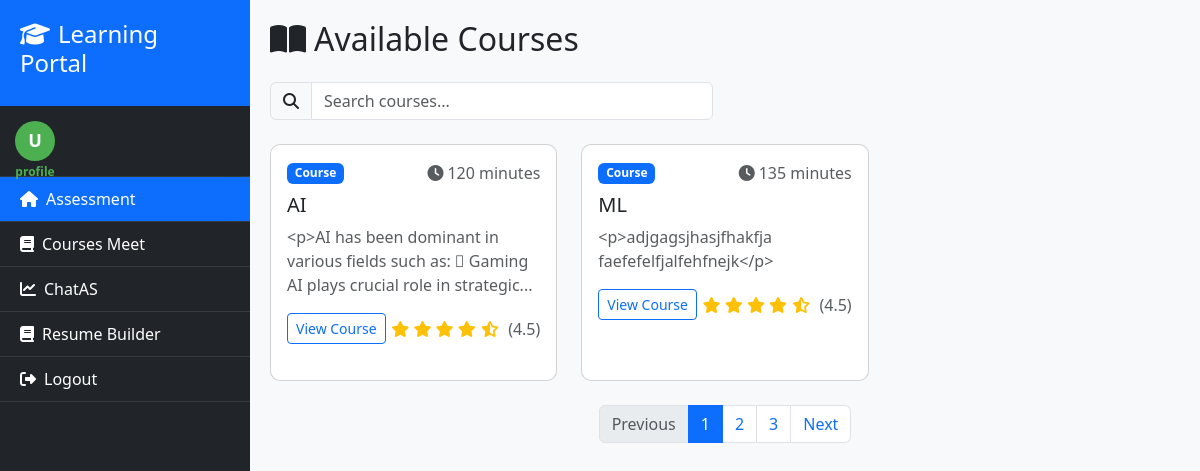
Page /cuser_dashboard (signed in) on the committed database.
### app.py (models this page shows, shortened)
class User(db.Model, UserMixin):
    id = db.Column(db.Integer, primary_key=True)
    username = db.Column(db.String(100), unique=True, nullable=False)
    email = db.Column(db.String(120), unique=True, nullable=False)  # <-- Add email field
    password = db.Column(db.String(100), nullable=False)
    role = db.Column(db.String(20), default="user")

class Course(db.Model):
    id = db.Column(db.Integer, primary_key=True)
    name = db.Column(db.String(200), nullable=False)
    contents = db.Column(db.Text, nullable=False)
    duration = db.Column(db.Integer, nullable=False)
    description = db.Column(db.Text, nullable=True)
    difficulty = db.Column(db.String(50), nullable=True)
    category = db.Column(db.String(100), nullable=True)
    thumbnail = db.Column(db.String(300), nullable=True)
    pdf_file = db.Column(db.String(300), nullable=True)
    views = db.Column(db.Integer, default=0)
    users_completed = db.Column(db.Integer, default=0)
    videos = db.relationship('CourseVideo', backref='course', lazy=True)

### app.py (the view)
@app.route('/cuser_dashboard')
@login_required
def cuser_dashboard():
    courses = Course.query.all()
    return render_template('cuser_dashboard.html', courses=courses)

### app.py (called while the page is built)
@login_manager.user_loader
def load_user(user_id):
    return User.query.get(int(user_id))

### templates/cuser_dashboard.html (shortened to what this page needs)
<!DOCTYPE html>
<html lang="en">
<head>
    <link href="https://cdn.jsdelivr.net/npm/bootstrap@5.3.0/dist/css/bootstrap.min.css" rel="stylesheet">
    <link rel="stylesheet" href="https://cdnjs.cloudflare.com/ajax/libs/font-awesome/6.4.0/css/all.min.css">
</head>
<body>
    <div class="sidebar" id="sidebar">
        <div class="sidebar-header">
            <h4><i class="fas fa-graduation-cap me-2"></i>Learning Portal</h4>
        </div>
        <div class="user-profile" style="position: relative; display: flex; align-items: center; gap: 10px;">
    <div class="user-avatar" style="
        width: 40px;
        height: 40px;
        background-color: #4CAF50;
        color: white;
        border-radius: 50%;
        display: flex;
        align-items: center;
        justify-content: center;
        font-weight: bold;
        font-size: 18px;
        position: relative;
    ">
        {{ current_user.username[0].upper() }}
        <a href="{{ url_for('profile') }}" style="
            position: absolute;
            bottom: -20px;
            font-size: 12px;
            color: #4CAF50;
            text-decoration: none;
            width: 100%;
            text-align: center;
        ">profile</a>
    </div>
        </div>
        <ul class="sidebar-menu">
            <li class="active">
                <a href="/topics"><i class="fas fa-home me-2"></i>Assessment</a>
            </li>
            <li>
                <a href="https://meet.google.com/ric-ucmy-qmw" target="_blank" rel="noopener noreferrer">
                    <i class="fas fa-book me-2"></i>Courses Meet
                  </a>
            </li>
            <li>
                <a href="/minichatbot"><i class="fas fa-chart-line me-2"></i>ChatAS</a>
            </li>
            <li>
                <a href="/resume" target="_blank" rel="noopener noreferrer">
                    <i class="fas fa-book me-2"></i>Resume Builder
                  </a>
            </li>
            <li>
                <a href="{{ url_for('logout') }}"><i class="fas fa-sign-out-alt me-2"></i>Logout</a>
            </li>
        </ul>
    </div>
    <div class="main-content">
        <div class="d-flex justify-content-between align-items-center mb-4">
            <h2 class="mb-0"><i class="fas fa-book-open me-2"></i>Available Courses</h2>
        </div>
        <div class="row mb-4">
            <div class="col-md-6">
                <div class="input-group">
                    <span class="input-group-text"><i class="fas fa-search"></i></span>
                    <input type="text" class="form-control" placeholder="Search courses...">
                </div>
            </div>
        </div>
        <div class="row">
            {% for course in courses %}
            <div class="col-md-4">
                <div class="card card-course">
                    <div class="card-body">
                        <div class="d-flex justify-content-between align-items-center mb-2">
                            <span class="badge bg-primary">Course</span>
                            <span class="text-muted"><i class="fas fa-clock me-1"></i>{{ course.duration }} minutes</span>
                        </div>
                        <h5 class="card-title">{{ course.name }}</h5>
                        <p class="card-text text-muted">{{ course.contents|truncate(100) }}</p>
                        <div class="d-flex justify-content-between align-items-center">
                            <a href="{{ url_for('view_course', course_id=course.id) }}" class="btn btn-sm btn-outline-primary">View Course</a>
                            <div class="text-end">
                                <div class="rating text-warning">
                                    <i class="fas fa-star"></i>
                                    <i class="fas fa-star"></i>
                                    <i class="fas fa-star"></i>
                                    <i class="fas fa-star"></i>
                                    <i class="fas fa-star-half-alt"></i>
                                    <span class="text-muted ms-1">(4.5)</span>
                                </div>
                            </div>
                        </div>
                    </div>
                </div>
            </div>
            {% endfor %}
        </div>
        <nav aria-label="Page navigation" class="mt-4">
            <ul class="pagination justify-content-center">
                <li class="page-item disabled">
                    <a class="page-link" href="#" tabindex="-1">Previous</a>
                </li>
                <li class="page-item active"><a class="page-link" href="#">1</a></li>
                <li class="page-item"><a class="page-link" href="#">2</a></li>
                <li class="page-item"><a class="page-link" href="#">3</a></li>
                <li class="page-item">
                    <a class="page-link" href="#">Next</a>
                </li>
            </ul>
        </nav>
    </div>
</body>
</html>

### templates/cuser_dashboard.html (style rules this page uses)
body { background-color: #f8f9fa; }
.sidebar { background-color: #212529; color: white; height: 100vh; position: fixed; width: 250px; transition: all 0.3s; }
.sidebar-header { padding: 20px; background-color: #0d6efd; }
.sidebar-menu { padding: 0; list-style: none; }
.sidebar-menu li { padding: 10px 20px; border-bottom: 1px solid #343a40; }
.sidebar-menu li.active { background-color: #0d6efd; }
.sidebar-menu a { color: white; text-decoration: none; }
.main-content { margin-left: 250px; padding: 20px; }
.card-course { transition: transform 0.3s, box-shadow 0.3s; border-radius: 10px; overflow: hidden; margin-bottom: 20px; height: 100%; }
.user-profile { display: flex; align-items: center; padding: 15px; border-bottom: 1px solid #343a40; }
.user-avatar { width: 40px; height: 40px; border-radius: 50%; margin-right: 10px; background-color: #0d6efd; display: flex; align-items: center; justify-content: center; font-weight: bold; }

### rows in the picture
User: username "U"
Course: duration "120", name "AI", contents "<p>AI has been dominant in various fields such as:  Gaming AI plays crucial role in strategic..."
Course: duration "135", name "ML", contents "<p>adjgagsjhasjfhakfja faefefelfjalfehfnejk</p>"
